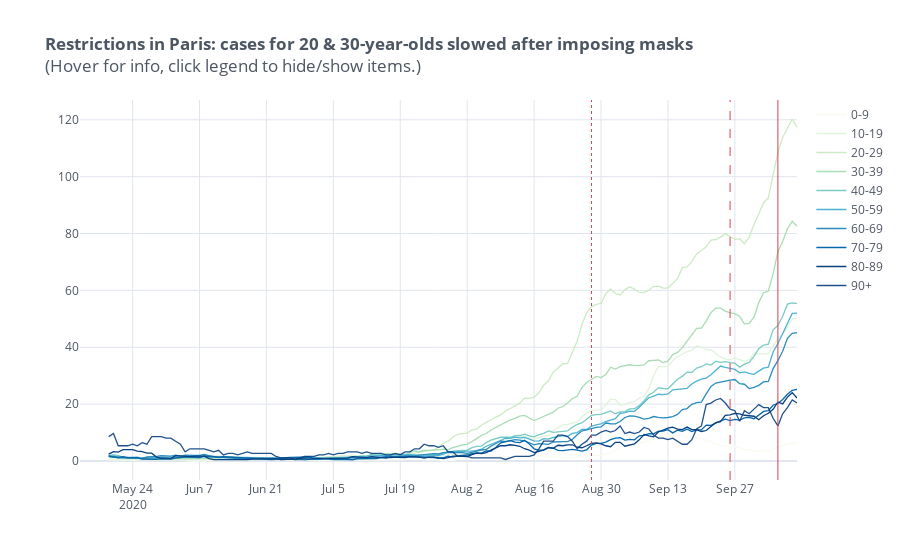

This figure's notebook cell:
### Code cell
# now by plot by age group

title = "{} {}".format(dep, metric)
vlines = paris_vl

title = "<b>Restrictions in {}: cases for 20 & 30-year-olds slowed after imposing masks</b><br>{}".format(dep, hover_msg)
plot_df = dept_age_df.query(q).set_index(['jour', 'age_range'])[metric].unstack().rolling(7).mean()


fig = plot_df.iplot(vline=vlines,
              colorscale='gnbu',
              title=title, asFigure=True)

print("=== Restriction dates for {} ===\n ".format(dep))
for key in paris_dates.keys():
    print(key +": " + paris_dates[key])

fig.show()

### Figure 1 — Plotly figure (JSON) as saved in the notebook; plotly's stock layout.template omitted (floating-point values rounded to 4 significant figures; data arrays with more than 128 entries replaced by an {"elided": "..."} marker saying what was removed)
{"data": [{"line": {"color": "rgba(247, 252, 240, 1.0)", "dash": "solid", "shape": "linear", "width": 1.3}, "mode": "lines", "name": "0-9", "text": "", "type": "scatter", "x": {"elided": "151 str values"}, "y": {"elided": "151 mixed values"}}, {"line": {"color": "rgba(224, 243, 219, 1.0)", "dash": "solid", "shape": "linear", "width": 1.3}, "mode": "lines", "name": "10-19", "text": "", "type": "scatter", "x": {"elided": "151 str values"}, "y": {"elided": "151 mixed values"}}, {"line": {"color": "rgba(204, 235, 197, 1.0)", "dash": "solid", "shape": "linear", "width": 1.3}, "mode": "lines", "name": "20-29", "text": "", "type": "scatter", "x": {"elided": "151 str values"}, "y": {"elided": "151 mixed values"}}, {"line": {"color": "rgba(168, 221, 181, 1.0)", "dash": "solid", "shape": "linear", "width": 1.3}, "mode": "lines", "name": "30-39", "text": "", "type": "scatter", "x": {"elided": "151 str values"}, "y": {"elided": "151 mixed values"}}, {"line": {"color": "rgba(123, 204, 196, 1.0)", "dash": "solid", "shape": "linear", "width": 1.3}, "mode": "lines", "name": "40-49", "text": "", "type": "scatter", "x": {"elided": "151 str values"}, "y": {"elided": "151 mixed values"}}, {"line": {"color": "rgba(78, 179, 211, 1.0)", "dash": "solid", "shape": "linear", "width": 1.3}, "mode": "lines", "name": "50-59", "text": "", "type": "scatter", "x": {"elided": "151 str values"}, "y": {"elided": "151 mixed values"}}, {"line": {"color": "rgba(43, 140, 190, 1.0)", "dash": "solid", "shape": "linear", "width": 1.3}, "mode": "lines", "name": "60-69", "text": "", "type": "scatter", "x": {"elided": "151 str values"}, "y": {"elided": "151 mixed values"}}, {"line": {"color": "rgba(8, 104, 172, 1.0)", "dash": "solid", "shape": "linear", "width": 1.3}, "mode": "lines", "name": "70-79", "text": "", "type": "scatter", "x": {"elided": "151 str values"}, "y": {"elided": "151 mixed values"}}, {"line": {"color": "rgba(8, 64, 129, 1.0)", "dash": "solid", "shape": "linear", "width": 1.3}, "mode": "lines", "name": "80-89", "text": "", "type": "scatter", "x": {"elided": "151 str values"}, "y": {"elided": "151 mixed values"}}, {"line": {"color": "rgba(8, 64, 129, 0.8999999999999999)", "dash": "solid", "shape": "linear", "width": 1.3}, "mode": "lines", "name": "90+", "text": "", "type": "scatter", "x": {"elided": "151 str values"}, "y": {"elided": "151 mixed values"}}], "layout": {"legend": {"bgcolor": "#FFFFFF", "font": {"color": "#4D5663"}}, "paper_bgcolor": "#FFFFFF", "plot_bgcolor": "#FFFFFF", "shapes": [{"line": {"color": "#db4052", "dash": "dot", "width": 1}, "type": "line", "x0": "2020-08-28", "x1": "2020-08-28", "xref": "x", "y0": 0, "y1": 1, "yref": "paper"}, {"line": {"color": "#db4052", "dash": "dash", "width": 1}, "type": "line", "x0": "2020-09-26", "x1": "2020-09-26", "xref": "x", "y0": 0, "y1": 1, "yref": "paper"}, {"line": {"color": "#db4052", "dash": "solid", "width": 1}, "type": "line", "x0": "2020-10-06", "x1": "2020-10-06", "xref": "x", "y0": 0, "y1": 1, "yref": "paper"}], "title": {"font": {"color": "#4D5663"}, "text": "<b>Restrictions in Paris: cases for 20 & 30-year-olds slowed after imposing masks</b><br>(Hover for info, click legend to hide/show items.)"}, "xaxis": {"gridcolor": "#E1E5ED", "showgrid": true, "tickfont": {"color": "#4D5663"}, "title": {"font": {"color": "#4D5663"}, "text": ""}, "zerolinecolor": "#E1E5ED"}, "yaxis": {"gridcolor": "#E1E5ED", "showgrid": true, "tickfont": {"color": "#4D5663"}, "title": {"font": {"color": "#4D5663"}, "text": ""}, "zerolinecolor": "#E1E5ED"}}}
